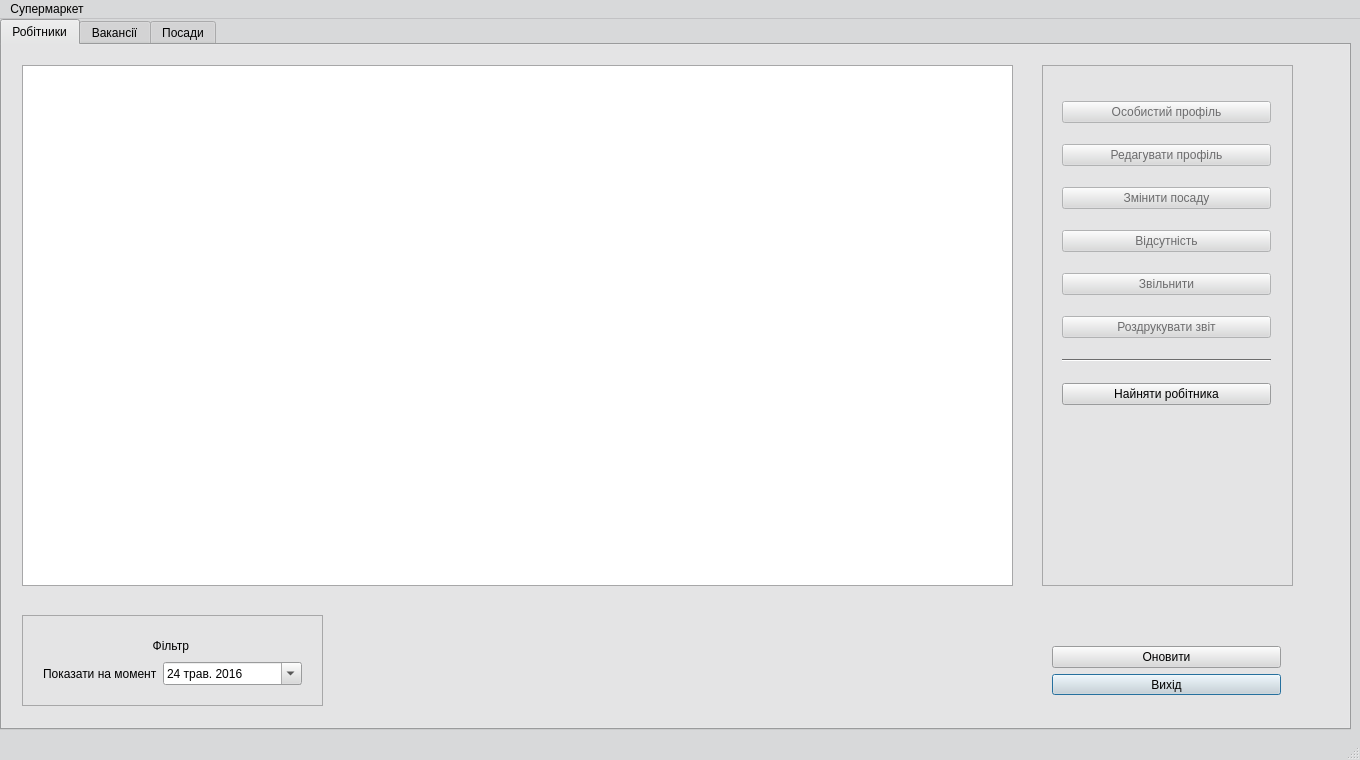
<?xml version="1.0" encoding="UTF-8"?>
<ui version="4.0">
 <class>HR_department</class>
 <widget class="QMainWindow" name="HR_department">
  <property name="enabled">
   <bool>true</bool>
  </property>
  <property name="geometry">
   <rect>
    <x>0</x>
    <y>0</y>
    <width>1360</width>
    <height>760</height>
   </rect>
  </property>
  <property name="sizePolicy">
   <sizepolicy hsizetype="MinimumExpanding" vsizetype="MinimumExpanding">
    <horstretch>0</horstretch>
    <verstretch>0</verstretch>
   </sizepolicy>
  </property>
  <property name="palette">
   <palette>
    <active>
     <colorrole role="WindowText">
      <brush brushstyle="SolidPattern">
       <color alpha="255">
        <red>0</red>
        <green>0</green>
        <blue>0</blue>
       </color>
      </brush>
     </colorrole>
     <colorrole role="Button">
      <brush brushstyle="SolidPattern">
       <color alpha="255">
        <red>216</red>
        <green>217</green>
        <blue>218</blue>
       </color>
      </brush>
     </colorrole>
     <colorrole role="Light">
      <brush brushstyle="SolidPattern">
       <color alpha="255">
        <red>255</red>
        <green>255</green>
        <blue>255</blue>
       </color>
      </brush>
     </colorrole>
     <colorrole role="Midlight">
      <brush brushstyle="SolidPattern">
       <color alpha="255">
        <red>235</red>
        <green>236</green>
        <blue>236</blue>
       </color>
      </brush>
     </colorrole>
     <colorrole role="Dark">
      <brush brushstyle="SolidPattern">
       <color alpha="255">
        <red>108</red>
        <green>108</green>
        <blue>109</blue>
       </color>
      </brush>
     </colorrole>
     <colorrole role="Mid">
      <brush brushstyle="SolidPattern">
       <color alpha="255">
        <red>144</red>
        <green>145</green>
        <blue>145</blue>
       </color>
      </brush>
     </colorrole>
     <colorrole role="Text">
      <brush brushstyle="SolidPattern">
       <color alpha="255">
        <red>0</red>
        <green>0</green>
        <blue>0</blue>
       </color>
      </brush>
     </colorrole>
     <colorrole role="BrightText">
      <brush brushstyle="SolidPattern">
       <color alpha="255">
        <red>255</red>
        <green>255</green>
        <blue>255</blue>
       </color>
      </brush>
     </colorrole>
     <colorrole role="ButtonText">
      <brush brushstyle="SolidPattern">
       <color alpha="255">
        <red>0</red>
        <green>0</green>
        <blue>0</blue>
       </color>
      </brush>
     </colorrole>
     <colorrole role="Base">
      <brush brushstyle="SolidPattern">
       <color alpha="255">
        <red>255</red>
        <green>255</green>
        <blue>255</blue>
       </color>
      </brush>
     </colorrole>
     <colorrole role="Window">
      <brush brushstyle="SolidPattern">
       <color alpha="255">
        <red>216</red>
        <green>217</green>
        <blue>218</blue>
       </color>
      </brush>
     </colorrole>
     <colorrole role="Shadow">
      <brush brushstyle="SolidPattern">
       <color alpha="255">
        <red>0</red>
        <green>0</green>
        <blue>0</blue>
       </color>
      </brush>
     </colorrole>
     <colorrole role="AlternateBase">
      <brush brushstyle="SolidPattern">
       <color alpha="255">
        <red>235</red>
        <green>236</green>
        <blue>236</blue>
       </color>
      </brush>
     </colorrole>
     <colorrole role="ToolTipBase">
      <brush brushstyle="SolidPattern">
       <color alpha="255">
        <red>255</red>
        <green>255</green>
        <blue>220</blue>
       </color>
      </brush>
     </colorrole>
     <colorrole role="ToolTipText">
      <brush brushstyle="SolidPattern">
       <color alpha="255">
        <red>0</red>
        <green>0</green>
        <blue>0</blue>
       </color>
      </brush>
     </colorrole>
    </active>
    <inactive>
     <colorrole role="WindowText">
      <brush brushstyle="SolidPattern">
       <color alpha="255">
        <red>0</red>
        <green>0</green>
        <blue>0</blue>
       </color>
      </brush>
     </colorrole>
     <colorrole role="Button">
      <brush brushstyle="SolidPattern">
       <color alpha="255">
        <red>216</red>
        <green>217</green>
        <blue>218</blue>
       </color>
      </brush>
     </colorrole>
     <colorrole role="Light">
      <brush brushstyle="SolidPattern">
       <color alpha="255">
        <red>255</red>
        <green>255</green>
        <blue>255</blue>
       </color>
      </brush>
     </colorrole>
     <colorrole role="Midlight">
      <brush brushstyle="SolidPattern">
       <color alpha="255">
        <red>235</red>
        <green>236</green>
        <blue>236</blue>
       </color>
      </brush>
     </colorrole>
     <colorrole role="Dark">
      <brush brushstyle="SolidPattern">
       <color alpha="255">
        <red>108</red>
        <green>108</green>
        <blue>109</blue>
       </color>
      </brush>
     </colorrole>
     <colorrole role="Mid">
      <brush brushstyle="SolidPattern">
       <color alpha="255">
        <red>144</red>
        <green>145</green>
        <blue>145</blue>
       </color>
      </brush>
     </colorrole>
     <colorrole role="Text">
      <brush brushstyle="SolidPattern">
       <color alpha="255">
        <red>0</red>
        <green>0</green>
        <blue>0</blue>
       </color>
      </brush>
     </colorrole>
     <colorrole role="BrightText">
      <brush brushstyle="SolidPattern">
       <color alpha="255">
        <red>255</red>
        <green>255</green>
        <blue>255</blue>
       </color>
      </brush>
     </colorrole>
     <colorrole role="ButtonText">
      <brush brushstyle="SolidPattern">
       <color alpha="255">
        <red>0</red>
        <green>0</green>
        <blue>0</blue>
       </color>
      </brush>
     </colorrole>
     <colorrole role="Base">
      <brush brushstyle="SolidPattern">
       <color alpha="255">
        <red>255</red>
        <green>255</green>
        <blue>255</blue>
       </color>
      </brush>
     </colorrole>
     <colorrole role="Window">
      <brush brushstyle="SolidPattern">
       <color alpha="255">
        <red>216</red>
        <green>217</green>
        <blue>218</blue>
       </color>
      </brush>
     </colorrole>
     <colorrole role="Shadow">
      <brush brushstyle="SolidPattern">
       <color alpha="255">
        <red>0</red>
        <green>0</green>
        <blue>0</blue>
       </color>
      </brush>
     </colorrole>
     <colorrole role="AlternateBase">
      <brush brushstyle="SolidPattern">
       <color alpha="255">
        <red>235</red>
        <green>236</green>
        <blue>236</blue>
       </color>
      </brush>
     </colorrole>
     <colorrole role="ToolTipBase">
      <brush brushstyle="SolidPattern">
       <color alpha="255">
        <red>255</red>
        <green>255</green>
        <blue>220</blue>
       </color>
      </brush>
     </colorrole>
     <colorrole role="ToolTipText">
      <brush brushstyle="SolidPattern">
       <color alpha="255">
        <red>0</red>
        <green>0</green>
        <blue>0</blue>
       </color>
      </brush>
     </colorrole>
    </inactive>
    <disabled>
     <colorrole role="WindowText">
      <brush brushstyle="SolidPattern">
       <color alpha="255">
        <red>108</red>
        <green>108</green>
        <blue>109</blue>
       </color>
      </brush>
     </colorrole>
     <colorrole role="Button">
      <brush brushstyle="SolidPattern">
       <color alpha="255">
        <red>216</red>
        <green>217</green>
        <blue>218</blue>
       </color>
      </brush>
     </colorrole>
     <colorrole role="Light">
      <brush brushstyle="SolidPattern">
       <color alpha="255">
        <red>255</red>
        <green>255</green>
        <blue>255</blue>
       </color>
      </brush>
     </colorrole>
     <colorrole role="Midlight">
      <brush brushstyle="SolidPattern">
       <color alpha="255">
        <red>235</red>
        <green>236</green>
        <blue>236</blue>
       </color>
      </brush>
     </colorrole>
     <colorrole role="Dark">
      <brush brushstyle="SolidPattern">
       <color alpha="255">
        <red>108</red>
        <green>108</green>
        <blue>109</blue>
       </color>
      </brush>
     </colorrole>
     <colorrole role="Mid">
      <brush brushstyle="SolidPattern">
       <color alpha="255">
        <red>144</red>
        <green>145</green>
        <blue>145</blue>
       </color>
      </brush>
     </colorrole>
     <colorrole role="Text">
      <brush brushstyle="SolidPattern">
       <color alpha="255">
        <red>108</red>
        <green>108</green>
        <blue>109</blue>
       </color>
      </brush>
     </colorrole>
     <colorrole role="BrightText">
      <brush brushstyle="SolidPattern">
       <color alpha="255">
        <red>255</red>
        <green>255</green>
        <blue>255</blue>
       </color>
      </brush>
     </colorrole>
     <colorrole role="ButtonText">
      <brush brushstyle="SolidPattern">
       <color alpha="255">
        <red>108</red>
        <green>108</green>
        <blue>109</blue>
       </color>
      </brush>
     </colorrole>
     <colorrole role="Base">
      <brush brushstyle="SolidPattern">
       <color alpha="255">
        <red>216</red>
        <green>217</green>
        <blue>218</blue>
       </color>
      </brush>
     </colorrole>
     <colorrole role="Window">
      <brush brushstyle="SolidPattern">
       <color alpha="255">
        <red>216</red>
        <green>217</green>
        <blue>218</blue>
       </color>
      </brush>
     </colorrole>
     <colorrole role="Shadow">
      <brush brushstyle="SolidPattern">
       <color alpha="255">
        <red>0</red>
        <green>0</green>
        <blue>0</blue>
       </color>
      </brush>
     </colorrole>
     <colorrole role="AlternateBase">
      <brush brushstyle="SolidPattern">
       <color alpha="255">
        <red>216</red>
        <green>217</green>
        <blue>218</blue>
       </color>
      </brush>
     </colorrole>
     <colorrole role="ToolTipBase">
      <brush brushstyle="SolidPattern">
       <color alpha="255">
        <red>255</red>
        <green>255</green>
        <blue>220</blue>
       </color>
      </brush>
     </colorrole>
     <colorrole role="ToolTipText">
      <brush brushstyle="SolidPattern">
       <color alpha="255">
        <red>0</red>
        <green>0</green>
        <blue>0</blue>
       </color>
      </brush>
     </colorrole>
    </disabled>
   </palette>
  </property>
  <property name="windowTitle">
   <string>Супермаркет. Відділ кадрів</string>
  </property>
  <property name="locale">
   <locale language="Ukrainian" country="Ukraine"/>
  </property>
  <widget class="QWidget" name="centralWidget">
   <property name="sizePolicy">
    <sizepolicy hsizetype="Expanding" vsizetype="Expanding">
     <horstretch>0</horstretch>
     <verstretch>0</verstretch>
    </sizepolicy>
   </property>
   <property name="mouseTracking">
    <bool>false</bool>
   </property>
   <property name="focusPolicy">
    <enum>Qt::NoFocus</enum>
   </property>
   <widget class="QTabWidget" name="tabWidget">
    <property name="geometry">
     <rect>
      <x>0</x>
      <y>0</y>
      <width>1351</width>
      <height>711</height>
     </rect>
    </property>
    <property name="sizePolicy">
     <sizepolicy hsizetype="Expanding" vsizetype="Expanding">
      <horstretch>0</horstretch>
      <verstretch>0</verstretch>
     </sizepolicy>
    </property>
    <property name="focusPolicy">
     <enum>Qt::NoFocus</enum>
    </property>
    <property name="toolTip">
     <string>&lt;html&gt;&lt;head/&gt;&lt;body&gt;&lt;p&gt;&lt;br/&gt;&lt;/p&gt;&lt;/body&gt;&lt;/html&gt;</string>
    </property>
    <property name="whatsThis">
     <string>&lt;html&gt;&lt;head/&gt;&lt;body&gt;&lt;p&gt;&lt;br/&gt;&lt;/p&gt;&lt;/body&gt;&lt;/html&gt;</string>
    </property>
    <property name="currentIndex">
     <number>0</number>
    </property>
    <widget class="QWidget" name="tab_stuff">
     <property name="enabled">
      <bool>true</bool>
     </property>
     <property name="focusPolicy">
      <enum>Qt::NoFocus</enum>
     </property>
     <property name="toolTip">
      <string/>
     </property>
     <attribute name="title">
      <string>Робітники</string>
     </attribute>
     <widget class="QTableView" name="table_staff">
      <property name="geometry">
       <rect>
        <x>20</x>
        <y>20</y>
        <width>991</width>
        <height>521</height>
       </rect>
      </property>
      <attribute name="horizontalHeaderCascadingSectionResizes">
       <bool>true</bool>
      </attribute>
      <attribute name="horizontalHeaderStretchLastSection">
       <bool>false</bool>
      </attribute>
     </widget>
     <widget class="QFrame" name="frame_actions_1">
      <property name="geometry">
       <rect>
        <x>1040</x>
        <y>20</y>
        <width>251</width>
        <height>521</height>
       </rect>
      </property>
      <property name="frameShape">
       <enum>QFrame::StyledPanel</enum>
      </property>
      <property name="frameShadow">
       <enum>QFrame::Raised</enum>
      </property>
      <widget class="QWidget" name="gridLayoutWidget_2">
       <property name="geometry">
        <rect>
         <x>9</x>
         <y>10</y>
         <width>231</width>
         <height>361</height>
        </rect>
       </property>
       <layout class="QGridLayout" name="gridLayout_2">
        <item row="6" column="0">
         <widget class="QPushButton" name="button_printReport">
          <property name="enabled">
           <bool>false</bool>
          </property>
          <property name="cursor">
           <cursorShape>PointingHandCursor</cursorShape>
          </property>
          <property name="text">
           <string>Роздрукувати звіт</string>
          </property>
         </widget>
        </item>
        <item row="5" column="0">
         <widget class="QPushButton" name="button_firePers">
          <property name="enabled">
           <bool>false</bool>
          </property>
          <property name="cursor">
           <cursorShape>PointingHandCursor</cursorShape>
          </property>
          <property name="text">
           <string>Звільнити</string>
          </property>
         </widget>
        </item>
        <item row="2" column="0">
         <widget class="QPushButton" name="button_changePersPosition">
          <property name="enabled">
           <bool>false</bool>
          </property>
          <property name="cursor">
           <cursorShape>PointingHandCursor</cursorShape>
          </property>
          <property name="text">
           <string>Змінити посаду</string>
          </property>
         </widget>
        </item>
        <item row="7" column="0">
         <widget class="Line" name="line">
          <property name="orientation">
           <enum>Qt::Horizontal</enum>
          </property>
         </widget>
        </item>
        <item row="0" column="0">
         <widget class="QPushButton" name="button_showPersInfo">
          <property name="enabled">
           <bool>false</bool>
          </property>
          <property name="cursor">
           <cursorShape>PointingHandCursor</cursorShape>
          </property>
          <property name="text">
           <string>Особистий профіль</string>
          </property>
         </widget>
        </item>
        <item row="8" column="0">
         <widget class="QPushButton" name="button_addStuff">
          <property name="cursor">
           <cursorShape>PointingHandCursor</cursorShape>
          </property>
          <property name="text">
           <string>Найняти робітника</string>
          </property>
         </widget>
        </item>
        <item row="4" column="0">
         <widget class="QPushButton" name="button_addPersAbsence">
          <property name="enabled">
           <bool>false</bool>
          </property>
          <property name="cursor">
           <cursorShape>PointingHandCursor</cursorShape>
          </property>
          <property name="toolTip">
           <string/>
          </property>
          <property name="text">
           <string>Відсутність</string>
          </property>
         </widget>
        </item>
        <item row="1" column="0">
         <widget class="QPushButton" name="button_editPersInfo">
          <property name="enabled">
           <bool>false</bool>
          </property>
          <property name="cursor">
           <cursorShape>PointingHandCursor</cursorShape>
          </property>
          <property name="toolTip">
           <string/>
          </property>
          <property name="text">
           <string>Редагувати профіль</string>
          </property>
         </widget>
        </item>
       </layout>
      </widget>
     </widget>
     <widget class="QFrame" name="frame_filter_1">
      <property name="geometry">
       <rect>
        <x>20</x>
        <y>570</y>
        <width>301</width>
        <height>91</height>
       </rect>
      </property>
      <property name="autoFillBackground">
       <bool>false</bool>
      </property>
      <property name="frameShape">
       <enum>QFrame::StyledPanel</enum>
      </property>
      <property name="frameShadow">
       <enum>QFrame::Sunken</enum>
      </property>
      <widget class="QWidget" name="gridLayoutWidget">
       <property name="geometry">
        <rect>
         <x>10</x>
         <y>10</y>
         <width>281</width>
         <height>71</height>
        </rect>
       </property>
       <layout class="QGridLayout" name="gridLayout">
        <item row="0" column="0">
         <widget class="QLabel" name="label">
          <property name="text">
           <string>Фільтр </string>
          </property>
          <property name="alignment">
           <set>Qt::AlignCenter</set>
          </property>
         </widget>
        </item>
        <item row="1" column="0">
         <layout class="QHBoxLayout" name="horizontalLayout">
          <property name="sizeConstraint">
           <enum>QLayout::SetNoConstraint</enum>
          </property>
          <item>
           <widget class="QLabel" name="label_2">
            <property name="sizePolicy">
             <sizepolicy hsizetype="Preferred" vsizetype="Preferred">
              <horstretch>0</horstretch>
              <verstretch>0</verstretch>
             </sizepolicy>
            </property>
            <property name="text">
             <string>Показати на момент</string>
            </property>
           </widget>
          </item>
          <item>
           <widget class="QDateEdit" name="date_historyView">
            <property name="sizePolicy">
             <sizepolicy hsizetype="Expanding" vsizetype="Fixed">
              <horstretch>0</horstretch>
              <verstretch>0</verstretch>
             </sizepolicy>
            </property>
            <property name="cursor">
             <cursorShape>PointingHandCursor</cursorShape>
            </property>
            <property name="dateTime">
             <datetime>
              <hour>0</hour>
              <minute>0</minute>
              <second>0</second>
              <year>2016</year>
              <month>5</month>
              <day>24</day>
             </datetime>
            </property>
            <property name="calendarPopup">
             <bool>true</bool>
            </property>
           </widget>
          </item>
         </layout>
        </item>
       </layout>
      </widget>
     </widget>
     <widget class="QWidget" name="verticalLayoutWidget_3">
      <property name="geometry">
       <rect>
        <x>1039</x>
        <y>590</y>
        <width>251</width>
        <height>71</height>
       </rect>
      </property>
      <layout class="QVBoxLayout" name="verticalLayout_3">
       <item>
        <widget class="QPushButton" name="updateStaffTable">
         <property name="cursor">
          <cursorShape>PointingHandCursor</cursorShape>
         </property>
         <property name="text">
          <string>Оновити</string>
         </property>
        </widget>
       </item>
       <item>
        <widget class="QPushButton" name="button_closeWindow">
         <property name="cursor">
          <cursorShape>PointingHandCursor</cursorShape>
         </property>
         <property name="text">
          <string>Вихід</string>
         </property>
         <property name="default">
          <bool>true</bool>
         </property>
        </widget>
       </item>
      </layout>
     </widget>
    </widget>
    <widget class="QWidget" name="tab_vacancies">
     <property name="cursor">
      <cursorShape>ArrowCursor</cursorShape>
     </property>
     <attribute name="title">
      <string>Вакансії</string>
     </attribute>
     <widget class="QTableView" name="table_vacancies">
      <property name="geometry">
       <rect>
        <x>20</x>
        <y>20</y>
        <width>991</width>
        <height>521</height>
       </rect>
      </property>
     </widget>
     <widget class="QFrame" name="frame_actions_4">
      <property name="geometry">
       <rect>
        <x>1040</x>
        <y>20</y>
        <width>251</width>
        <height>521</height>
       </rect>
      </property>
      <property name="frameShape">
       <enum>QFrame::StyledPanel</enum>
      </property>
      <property name="frameShadow">
       <enum>QFrame::Raised</enum>
      </property>
      <widget class="QWidget" name="gridLayoutWidget_4">
       <property name="geometry">
        <rect>
         <x>9</x>
         <y>10</y>
         <width>231</width>
         <height>141</height>
        </rect>
       </property>
       <layout class="QGridLayout" name="gridLayout_4">
        <item row="3" column="0">
         <widget class="QPushButton" name="button_openVacancy">
          <property name="cursor">
           <cursorShape>PointingHandCursor</cursorShape>
          </property>
          <property name="text">
           <string>Відкрити вакансію</string>
          </property>
         </widget>
        </item>
        <item row="0" column="0">
         <widget class="QPushButton" name="button_closeVacancy">
          <property name="enabled">
           <bool>false</bool>
          </property>
          <property name="cursor">
           <cursorShape>PointingHandCursor</cursorShape>
          </property>
          <property name="text">
           <string>Закрити вакансію</string>
          </property>
         </widget>
        </item>
        <item row="2" column="0">
         <widget class="Line" name="line_4">
          <property name="orientation">
           <enum>Qt::Horizontal</enum>
          </property>
         </widget>
        </item>
       </layout>
      </widget>
     </widget>
     <widget class="QWidget" name="verticalLayoutWidget">
      <property name="geometry">
       <rect>
        <x>1040</x>
        <y>590</y>
        <width>251</width>
        <height>71</height>
       </rect>
      </property>
      <layout class="QVBoxLayout" name="verticalLayout">
       <item>
        <widget class="QPushButton" name="updateVacanciesTable">
         <property name="cursor">
          <cursorShape>PointingHandCursor</cursorShape>
         </property>
         <property name="text">
          <string>Оновити</string>
         </property>
        </widget>
       </item>
       <item>
        <widget class="QPushButton" name="button_closeWindow_3">
         <property name="cursor">
          <cursorShape>PointingHandCursor</cursorShape>
         </property>
         <property name="text">
          <string>Вихід</string>
         </property>
         <property name="default">
          <bool>true</bool>
         </property>
        </widget>
       </item>
      </layout>
     </widget>
    </widget>
    <widget class="QWidget" name="tab_positions">
     <property name="cursor">
      <cursorShape>ArrowCursor</cursorShape>
     </property>
     <attribute name="title">
      <string>Посади</string>
     </attribute>
     <widget class="QTableView" name="table_positions">
      <property name="geometry">
       <rect>
        <x>20</x>
        <y>20</y>
        <width>991</width>
        <height>521</height>
       </rect>
      </property>
     </widget>
     <widget class="QFrame" name="frame_actions_3">
      <property name="geometry">
       <rect>
        <x>1040</x>
        <y>20</y>
        <width>251</width>
        <height>521</height>
       </rect>
      </property>
      <property name="frameShape">
       <enum>QFrame::StyledPanel</enum>
      </property>
      <property name="frameShadow">
       <enum>QFrame::Raised</enum>
      </property>
      <widget class="QWidget" name="gridLayoutWidget_3">
       <property name="geometry">
        <rect>
         <x>9</x>
         <y>10</y>
         <width>231</width>
         <height>241</height>
        </rect>
       </property>
       <layout class="QGridLayout" name="gridLayout_3">
        <item row="5" column="0">
         <widget class="QPushButton" name="button_addPosition">
          <property name="enabled">
           <bool>false</bool>
          </property>
          <property name="cursor">
           <cursorShape>PointingHandCursor</cursorShape>
          </property>
          <property name="text">
           <string>Створити посаду</string>
          </property>
         </widget>
        </item>
        <item row="1" column="0">
         <widget class="QPushButton" name="button_editPosition">
          <property name="enabled">
           <bool>false</bool>
          </property>
          <property name="cursor">
           <cursorShape>PointingHandCursor</cursorShape>
          </property>
          <property name="toolTip">
           <string/>
          </property>
          <property name="text">
           <string>Редагувати</string>
          </property>
         </widget>
        </item>
        <item row="0" column="0">
         <widget class="QPushButton" name="button_showPositInfo">
          <property name="enabled">
           <bool>false</bool>
          </property>
          <property name="cursor">
           <cursorShape>PointingHandCursor</cursorShape>
          </property>
          <property name="text">
           <string>Переглянути опис</string>
          </property>
         </widget>
        </item>
        <item row="2" column="0">
         <widget class="QPushButton" name="button_deletePosition">
          <property name="enabled">
           <bool>false</bool>
          </property>
          <property name="cursor">
           <cursorShape>PointingHandCursor</cursorShape>
          </property>
          <property name="text">
           <string>Видалити</string>
          </property>
         </widget>
        </item>
        <item row="4" column="0">
         <widget class="Line" name="line_3">
          <property name="orientation">
           <enum>Qt::Horizontal</enum>
          </property>
         </widget>
        </item>
       </layout>
      </widget>
     </widget>
     <widget class="QWidget" name="verticalLayoutWidget_2">
      <property name="geometry">
       <rect>
        <x>1040</x>
        <y>590</y>
        <width>251</width>
        <height>71</height>
       </rect>
      </property>
      <layout class="QVBoxLayout" name="verticalLayout_2">
       <item>
        <widget class="QPushButton" name="updatePositTable">
         <property name="cursor">
          <cursorShape>PointingHandCursor</cursorShape>
         </property>
         <property name="text">
          <string>Оновити</string>
         </property>
        </widget>
       </item>
       <item>
        <widget class="QPushButton" name="button_closeWindow_2">
         <property name="cursor">
          <cursorShape>PointingHandCursor</cursorShape>
         </property>
         <property name="text">
          <string>Вихід</string>
         </property>
         <property name="default">
          <bool>true</bool>
         </property>
        </widget>
       </item>
      </layout>
     </widget>
    </widget>
   </widget>
  </widget>
  <widget class="QMenuBar" name="menuBar">
   <property name="geometry">
    <rect>
     <x>0</x>
     <y>0</y>
     <width>1360</width>
     <height>25</height>
    </rect>
   </property>
   <widget class="QMenu" name="menuAsd">
    <property name="title">
     <string>Супермаркет</string>
    </property>
    <addaction name="action"/>
   </widget>
   <addaction name="menuAsd"/>
  </widget>
  <widget class="QStatusBar" name="statusBar"/>
  <action name="actionAsd">
   <property name="text">
    <string>asd</string>
   </property>
  </action>
  <action name="action">
   <property name="text">
    <string>Вихід</string>
   </property>
  </action>
 </widget>
 <layoutdefault spacing="6" margin="11"/>
 <resources/>
 <connections/>
</ui>
